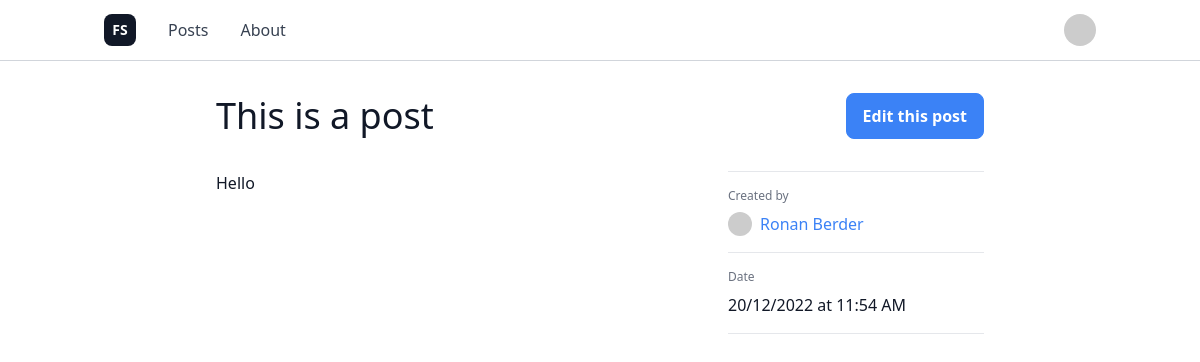
Page /posts/1 (signed in) on the committed database.
### app/models.py (models this page shows, shortened)
class Post(db.Model):
    id = db.Column(db.Integer, primary_key=True)
    title = db.Column(db.String(256))
    body = db.Column(db.Text())
    timestamp = db.Column(db.DateTime, index=True, default=datetime.utcnow)
    user_id = db.Column(db.Integer, db.ForeignKey('user.id'))

class User(UserMixin, db.Model):
    id = db.Column(db.Integer, primary_key=True)
    username = db.Column(db.String(64), index=True, unique=True)
    email = db.Column(db.String(320), index=True, unique=True)
    last_seen = db.Column(db.DateTime, default=datetime.utcnow)
    posts = db.relationship('Post', backref='author', lazy='dynamic')
    def avatar(self, size):
        digest = md5(self.email.lower().encode('utf-8')).hexdigest()
        return 'https://www.gravatar.com/avatar/{}?d=identicon&s={}'.format(
            digest, size)

### app/main/routes.py (the view)
@bp.route('/posts/<int:id>')
@login_required
def post_view(id):
    post = Post.query.filter_by(id=id).first_or_404()
    return render_template('posts/view.html', title=post.title, post=post)

### app/main/routes.py (called while the page is built)
@bp.before_app_request
def before_request():
    if current_user.is_authenticated:
        current_user.last_seen = datetime.utcnow()
        db.session.commit()
    g.locale = str(get_locale())

### app/models.py (called while the page is built)
@login.user_loader
def load_user(id):
    return User.query.get(int(id))

### app/templates/posts/view.html
{% extends "base.html" %}
{% block app_content %}
<div class="max-w-3xl mx-auto">
    <div class="flex items-center mb-8 gap-x-2">
        <div class="flex-1">
            <h1 class="font-medium text-4xl">{{ post.title }}</h1>
        </div>
        <div class="flex-none">
            <a href="{{ url_for('main.post_edit', id=post.id) }}" class="button text-center block w-full">{{ _('Edit this post') }}</a>
        </div>
    </div>
    <div class="md:flex md:gap-x-6">
        <article class="md:flex-1 mb-4">
            {{ post.body }}
        </article>
        <div class="md:flex-none md:basis-64">
            <div class="mb-4 py-4 border-y border-gray-200">
                <div class="text-xs text-gray-500 mb-2">Created by</div>
                <div class="flex items-center space-x-2">
                    <img class="w-6 h-6 rounded-full" src="{{ post.author.avatar(256) }}" alt="{{ post.author.username }}'s avatar"/>
                    <a href="{{ url_for('main.user_view', id=post.author.id) }}" class="link">{{ post.author.username }}</a>
                </div>
            </div>
            <div class="pb-4 border-b border-gray-200">
                <div class="text-xs text-gray-500 mb-2">Date</div>
                <div>{{ post.timestamp.strftime('%d/%m/%Y at %l:%M %p') }}</div>
            </div>
        </div>
    </div>
</div>
{% endblock %}

### app/static/main.css (style rules this page uses)
html { line-height: 1.5; -webkit-text-size-adjust: 100%; -moz-tab-size: 4; -o-tab-size: 4; tab-size: 4; font-family: ui-sans-serif, system-ui, -apple-system, BlinkMacSystemFont, "Segoe UI", Roboto, "Helvetica Neue", Arial, "Noto Sans", sans-serif, "Apple Color Emoji", "Segoe UI Emoji", "Segoe UI Symbol", "Noto Color Emoji"; font-feature-settings: normal; }
body { margin: 0; line-height: inherit; }
h1, h2, h3, h4, h5, h6 { font-size: inherit; font-weight: inherit; }
a { color: inherit; text-decoration: inherit; }
blockquote, dl, dd, h1, h2, h3, h4, h5, h6, hr, figure, p, pre { margin: 0; }
img, svg, video, canvas, audio, iframe, embed, object { display: block; vertical-align: middle; }
img, video { max-width: 100%; height: auto; }
.mx-auto { margin-left: auto; margin-right: auto; }
.mb-8 { margin-bottom: 2rem; }
.mb-4 { margin-bottom: 1rem; }
.mb-2 { margin-bottom: 0.5rem; }
.block { display: block; }
.flex { display: flex; }
.h-6 { height: 1.5rem; }
.w-full { width: 100%; }
.w-6 { width: 1.5rem; }
.max-w-3xl { max-width: 48rem; }
.flex-1 { flex: 1 1 0%; }
.flex-none { flex: none; }
.items-center { align-items: center; }
.gap-x-2 { -moz-column-gap: 0.5rem; column-gap: 0.5rem; }
.space-x-2 > :not([hidden]) ~ :not([hidden]) { --tw-space-x-reverse: 0; margin-right: calc(0.5rem * var(--tw-space-x-reverse)); margin-left: calc(0.5rem * calc(1 - var(--tw-space-x-reverse))); }
.rounded-full { border-radius: 9999px; }
.border-y { border-top-width: 1px; border-bottom-width: 1px; }
.border-b { border-bottom-width: 1px; }
.border-gray-200 { --tw-border-opacity: 1; border-color: rgb(229 231 235 / var(--tw-border-opacity)); }
.py-4 { padding-top: 1rem; padding-bottom: 1rem; }
.pb-4 { padding-bottom: 1rem; }
.text-center { text-align: center; }
.text-4xl { font-size: 2.25rem; line-height: 2.5rem; }
.text-xs { font-size: 0.75rem; line-height: 1rem; }
.font-medium { font-weight: 500; }
.text-gray-500 { --tw-text-opacity: 1; color: rgb(107 114 128 / var(--tw-text-opacity)); }
body { padding-bottom: 2rem; --tw-text-opacity: 1; color: rgb(17 24 39 / var(--tw-text-opacity)); }
.link { --tw-text-opacity: 1; color: rgb(59 130 246 / var(--tw-text-opacity)); transition-property: color, background-color, border-color, text-decoration-color, fill, stroke, opacity, box-shadow, transform, filter, -webkit-backdrop-filter; transition-property: color, background-color, border-color, text-decoration-color, fill, stroke, opacity, box-shadow, transform, filter, backdrop-filter; transition-property: color, background-color, border-color, text-decoration-color, fill, stroke, opacity, box-shadow, transform, filter, backdrop-filter, -webkit-backdrop-filter; transition-timing-function: cubic-bezier(0.4, 0, 0.2, 1); transition-duration: 150ms; }
.button { display: inline-block; cursor: pointer; border-radius: 0.5rem; border-width: 1px; --tw-border-opacity: 1; border-color: rgb(59 130 246 / var(--tw-border-opacity)); --tw-bg-opacity: 1; background-color: rgb(59 130 246 / var(--tw-bg-opacity)); padding-left: 1rem; padding-right: 1rem; padding-top: 0.625rem; padding-bottom: 0.625rem; font-weight: 600; --tw-text-opacity: 1; color: rgb(255 255 255 / var(--tw-text-opacity)); transition-property: color, background-color, border-color, text-decoration-color, fill, stroke, opacity, box-shadow, transform, filter, -webkit-backdrop-filter; transition-property: color, background-color, border-color, text-decoration-color, fill, stroke, opacity, box-shadow, transform, filter, backdrop-filter; transition-property: color, background-color, border-color, text-decoration-color, fill, stroke, opacity, box-shadow, transform, filter, backdrop-filter, -webkit-backdrop-filter; transition-timing-function: cubic-bezier(0.4, 0, 0.2, 1); transition-duration: 150ms; }
@media (min-width: 768px) { .md\:flex { display: flex; } }
@media (min-width: 768px) { .md\:flex-1 { flex: 1 1 0%; } }
@media (min-width: 768px) { .md\:flex-none { flex: none; } }
@media (min-width: 768px) { .md\:basis-64 { flex-basis: 16rem; } }
@media (min-width: 768px) { .md\:gap-x-6 { -moz-column-gap: 1.5rem; column-gap: 1.5rem; } }

### rows in the picture
Post: title "This is a post", body "Hello", timestamp "20/12/2022 at 11:54 AM"
User: author.username "Ronan Berder"
